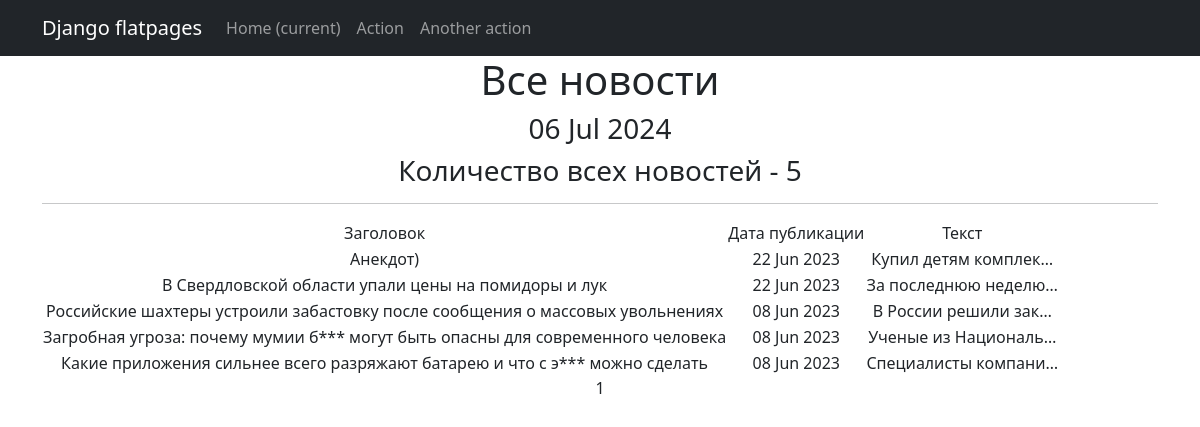
Page /news/ on the committed database.
### news/models.py (models this page shows, shortened)
class Post(models.Model):
    article = 'AR'
    news = 'NW'
    type_to_choice = [
        (article, 'Статья'),
        (news, 'Новости')
    ]
    author = models.ForeignKey(Author, on_delete=models.CASCADE)
    post_type = models.CharField(max_length=2, choices=type_to_choice, default='article')
    time_of_creation = models.DateTimeField(auto_now_add=True)
    categories = models.ManyToManyField(Category, through='PostCategory')
    title = models.CharField(max_length=255)
    text = models.TextField(default='none')
    post_rating = models.FloatField(default=0.0)
    def preview(self):
        return f'{self.text[:124]}...'
    def __str__(self):
        return str(self.title + ' | ' + self.preview())

### news/views.py (the view)
# urls.py: path('', PostList.as_view(), name='post_list'),
class PostList(ListView):
    model = Post
    ordering = '-time_of_creation'
    template_name = 'post_list.html'
    context_object_name = 'post_list'
    paginate_by = 10
    def get_queryset(self):
        queryset = super().get_queryset()
        self.filterset = PostFilter(self.request.GET, queryset)
        return self.filterset.qs
    def get_context_data(self, **kwargs):
        context = super().get_context_data(**kwargs)
        context['time_now'] = datetime.utcnow()
        context['filterset'] = self.filterset
        pprint(context)
        return context

### news/templatetags/custom_filters.py (called while the page is built)
@register.filter()
def censor(value):
    bad_words = ['грибок', 'бля', 'этим', 'блин']
    try:
        if not isinstance(value, str):
            raise CensorException('Цензурироваться может только строковой тип данных (str).')
        for word in bad_words:
            if word.lower() in bad_words:
                value = value.replace(word, f"{word[0]}{'*' * (len(word) - 1)}")
        return value
    except CensorException as e:
        print(e)

### templates/post_list.html (shortened to what this page needs)
{% extends 'flatpages/default.html' %}
{% load custom_filters %}
{% block content %}
    <h1>Все новости</h1>
    <h3>{{ time_now|date:'d M Y' }}</h3>
    <h3> Количество всех новостей - {{ post_list|length }}</h3>
    <hr>
    {% if post_list %}
        <table>
            <tr>
                <td>Заголовок</td>
                <td>Дата публикации</td>
                <td>Текст</td>
            </tr>
            {% for post_detail in post_list %}
            <tr>
                <td>{{ post_detail.title|censor }}</td>
                <td>{{ post_detail.time_of_creation|date:'d M Y' }}</td>
                <td>{{ post_detail.text|truncatechars:20|censor }}</td>
            </tr>
            {% endfor %}
        </table>
    {% else %}
        <h2>Новостей нет!</h2>
    {% endif %}
   {{ page_obj.number }}
{% endblock content %}

### rows in the picture
Post: title|censor "Анекдот)", time_of_creation "22 Jun 2023", text|censor "Купил детям комплек…"
Post: title|censor "В Свердловской области упали цены на помидоры и лук", time_of_creation "22 Jun 2023", text|censor "За последнюю неделю…"
Post: title|censor "Российские шахтеры устроили забастовку после сообщения о массовых увольнениях", time_of_creation "08 Jun 2023", text|censor "В России решили зак…"
Post: title|censor "Загробная угроза: почему мумии б*** могут быть опасны для современного человека", time_of_creation "08 Jun 2023", text|censor "Ученые из Националь…"
Post: title|censor "Какие приложения сильнее всего разряжают батарею и что с э*** можно сделать", time_of_creation "08 Jun 2023", text|censor "Специалисты компани…"

### other values in the picture
{{ time_now|date:'d M Y' }} "06 Jul 2024"
{{ post_list|length }} "5"
{{ page_obj.number }} "1"
